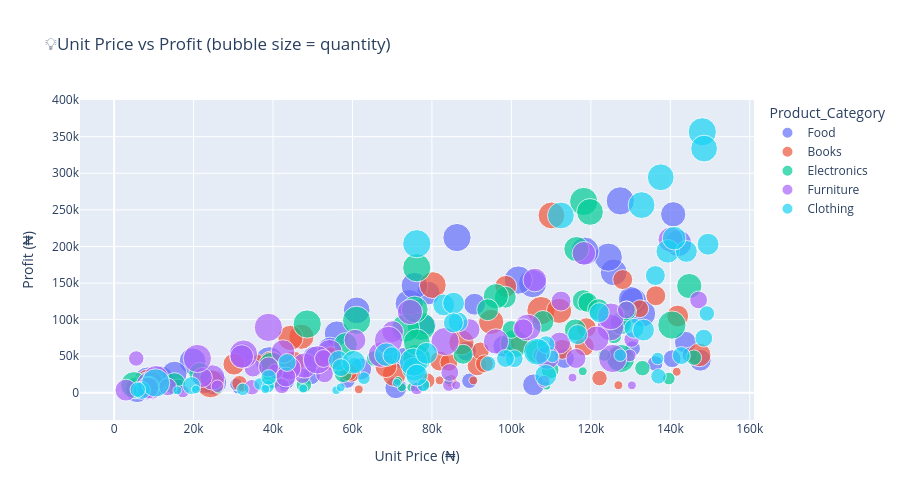

Notebook source saved alongside this figure:
### Code cell
fig = px.scatter(
data_balanced.sample(300, random_state=42),
x='Unit_Price', y='Profit',
color='Product_Category',
size='Quantity',
hover_data=['Customer_Name','Region','Sales_Rep'],
title='💡Unit Price vs Profit (bubble size = quantity)',
labels={'Unit_Price':'Unit Price (₦)', 'Profit':'Profit (₦)'}
)
fig.update_layout(height=500)
fig.show()
